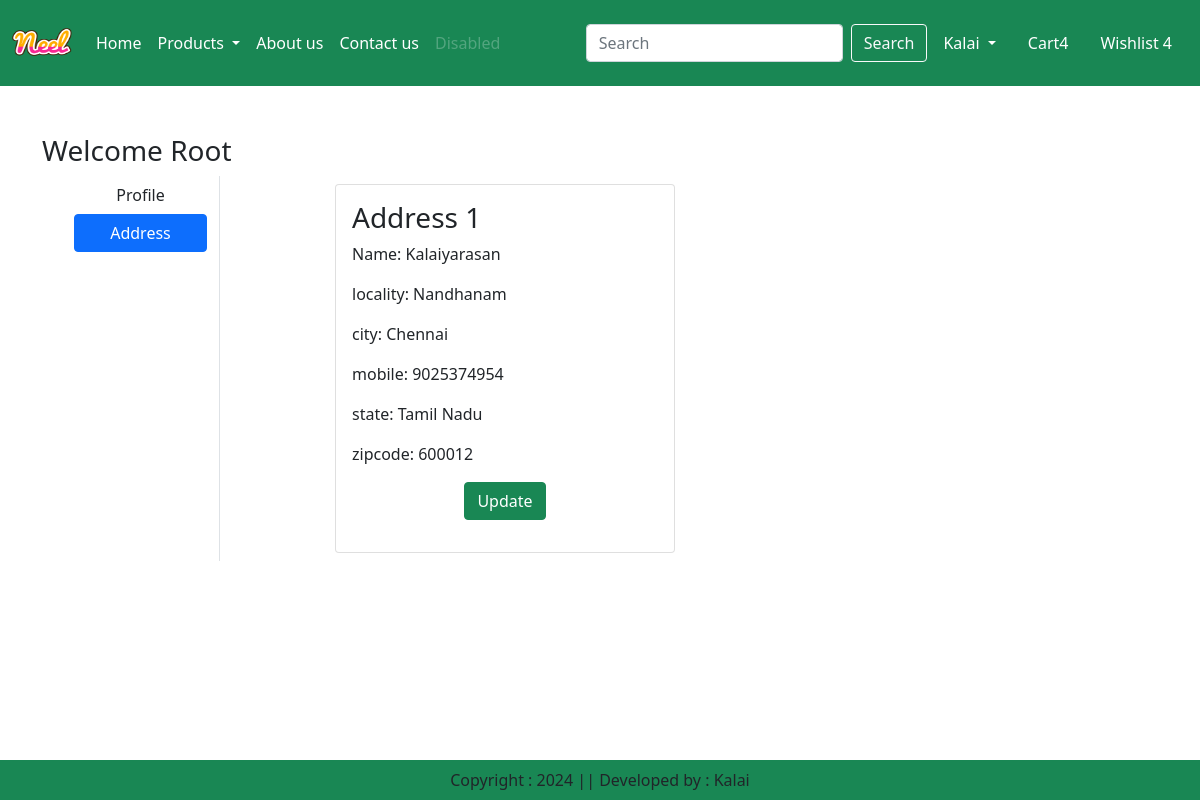
The page /address/ (signed in) on the database its author committed.
### app/models.py (models this page shows, shortened)
class Customer(models.Model):
    user = models.ForeignKey(User, on_delete=models.CASCADE)
    name = models.CharField(max_length=200)
    locality = models.CharField(max_length=200)
    city = models.CharField(max_length=50)
    mobile = models.IntegerField(default=0)
    zipcode = models.IntegerField()  # Set a default value here
    state = models.CharField(choices=STATE_CHOICES, max_length=200, null=True, blank=True)

### app/views.py (the view)
# urls.py: path('address/', views.address, name='address'),
def address(request):
    add = Customer.objects.filter(user=request.user)
    return render(request,"app/address.html",locals())

### app/templates/app/address.html (shortened to what this page needs)
{% extends "app/base.html" %} {% load static %}  {% block main-content %}
<div class="container my-5">
  <div class="row">
    <h3>Welcome <span class="text-capitalize"> {{request.user}} </span></h3>
    <div class="col-sm-2 border-end">
      <ul>
        <li class="d-grid">
          <a href="{% url 'profile' %}" class="btn "> Profile </a>
        </li>
        <li class="d-grid">
          <a href="{% url 'address' %}" class="btn btn-primary"> Address </a>
        </li>
      </ul>
    </div>
    <div class="col-sm-8 offset-sm-1">
      <div class="row">
        {% for ad in add %}
        <div class="col-sm-6">
          <div class="card m-2">
            <div class="card-body">
              <h3>Address {{forloop.counter}}</h3>
              <p>Name: {{ad.name}}</p>
              <p>locality: {{ad.locality}}</p>
              <p>city: {{ad.city}}</p>
              <p>mobile: {{ad.mobile}}</p>
              <p>state: {{ad.state}}</p>
              <p>zipcode: {{ad.zipcode}}</p>
              <p class="text-center">
                <a
                  href="{% url  'updateAddress' pk=ad.id %}"
                  type="button"
                  class="btn btn-success"
                >Update</a>
              </p>
            </div>
          </div>
        </div>
        {% endfor %}
      </div>
    </div>
    {% endblock main-content %}

### rows shown on the page
Customer: name "Kalaiyarasan", locality "Nandhanam", city "Chennai", mobile "9025374954", state "Tamil Nadu", zipcode "600012"

### other values the page prints
{{ request.user }} "Root"
